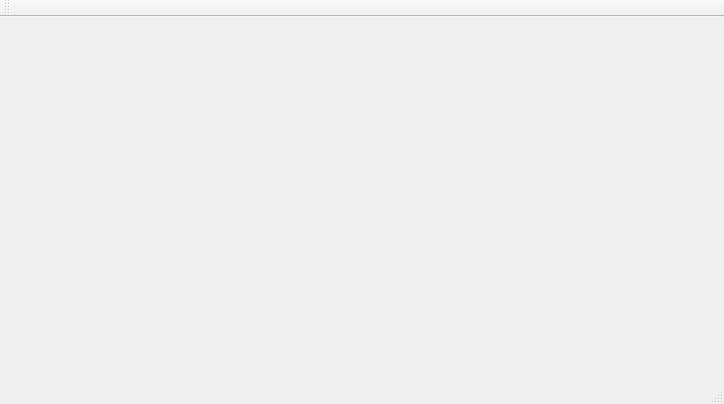
<?xml version="1.0" encoding="UTF-8"?>
<ui version="4.0">
 <class>MainWindow</class>
 <widget class="QMainWindow" name="MainWindow">
  <property name="geometry">
   <rect>
    <x>0</x>
    <y>0</y>
    <width>724</width>
    <height>404</height>
   </rect>
  </property>
  <property name="windowTitle">
   <string>MainWindow</string>
  </property>
  <widget class="QWidget" name="centralWidget"/>
  <widget class="QMenuBar" name="menuBar">
   <property name="geometry">
    <rect>
     <x>0</x>
     <y>0</y>
     <width>724</width>
     <height>30</height>
    </rect>
   </property>
  </widget>
  <widget class="QToolBar" name="mainToolBar">
   <attribute name="toolBarArea">
    <enum>TopToolBarArea</enum>
   </attribute>
   <attribute name="toolBarBreak">
    <bool>false</bool>
   </attribute>
  </widget>
  <widget class="QStatusBar" name="statusBar"/>
 </widget>
 <layoutdefault spacing="6" margin="11"/>
 <resources/>
 <connections/>
</ui>
